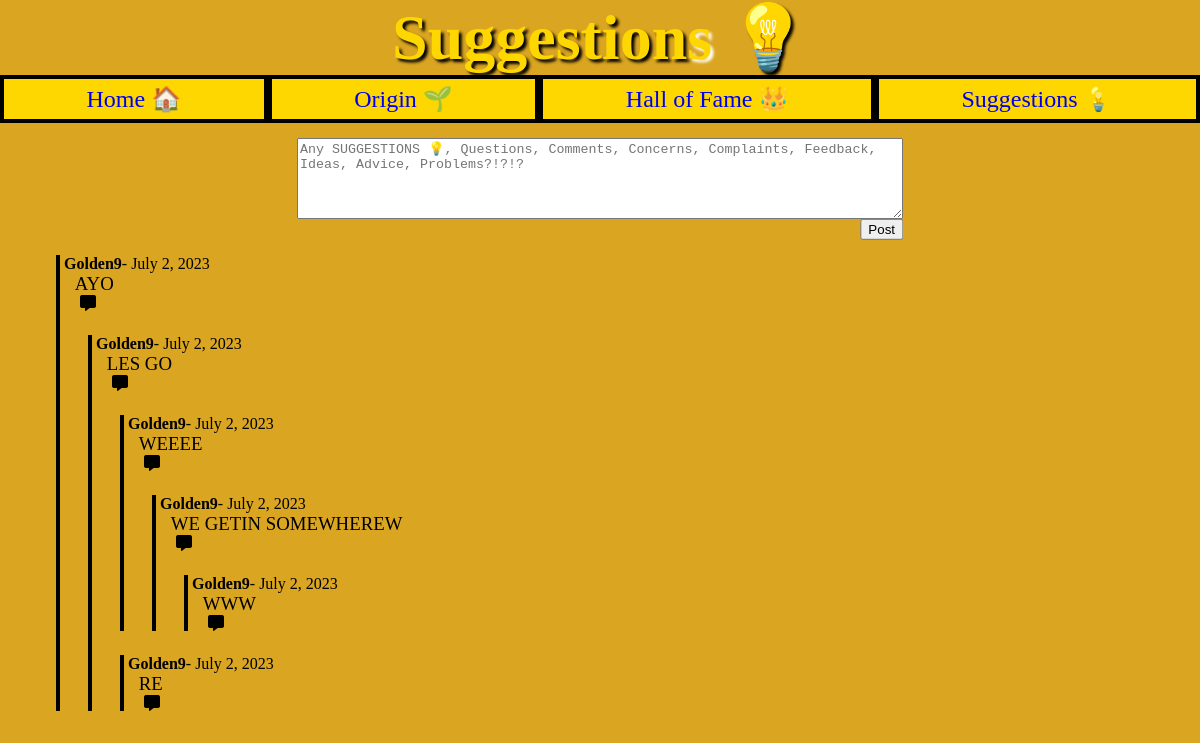
The app's page /suggestions/ with its own data.
### user/models.py (models this page shows, shortened)
class Suggestion(models.Model):
    user = models.ForeignKey(User, on_delete = models.SET_NULL, null = True)
    comment = models.TextField(max_length = 400)
    respond_to = models.ForeignKey(to = "Suggestion", on_delete = models.SET_NULL, null = True, blank = True, default = None)
    date = models.DateField(auto_now_add = True)

### user/views.py (the view, shortened to what this page needs)
# urls.py: path("suggestions/", views.suggestions, name = "suggestions"),
def suggestions(request):
    roots = list(Suggestion.objects.filter(respond_to = None))
    sub_roots = list(Suggestion.objects.exclude(respond_to = None))
    all_roots = get_all_roots(roots, sub_roots)
    return render(request, "user/suggestions.html", {"all_roots": all_roots})

### user/views.py (called while the page is built)
def get_all_roots(roots, sub_roots):
    all_roots = []
    main_root = []
    def dive(curr_root, sub_roots, depth):
        depth += 1
        curr_root = curr_root
        for response in sub_roots:
            if response.respond_to == curr_root:
                main_root.append((depth, response))
                new_sub_roots = sub_roots[:]
                new_sub_roots.remove(response)
                dive(response, new_sub_roots, depth)
    for root in roots:
        main_root.append((0, root))
        dive(root, sub_roots, depth = 0)
        all_roots.append(main_root)
        main_root = []
    return all_roots

### user/templates/user/suggestions.html (shortened to what this page needs)
{% extends "user/chat_base.html" %}
{% block textBox %}
    <textarea id = "user_post_text" rows = 5 name = "rootComment" placeholder = "Any SUGGESTIONS 💡, Questions, Comments, Concerns, Complaints, Feedback, Ideas, Advice, Problems?!?!?"></textarea>
{% endblock %}

### user/templates/user/chat_base.html (shortened to what this page needs)
{% extends "arcade/tabs-base.html" %}
{% load static %}
{% block extra_static %}
<link rel = "stylesheet" href = "{% static 'css/chat_base.css' %}">
{% endblock %}
{% block content %}
    <form method = "POST" action = "#" style = "display: block">
        <div id = "user_post_box">
            {% block textBox %}{% endblock %}
            <button id = "user_post_button" type = "submit" name = "newComment" value = "newComment">Post</button>
        </div>
    </form>
    {% for root in all_roots %}
        <div class = "root">
            {% for sub_root in root %}
                <div class = "post" style = "margin-left: calc(({{sub_root.0}}rem * 2) + 0.5rem)">
                    <div class = "head">
                        {% if sub_root.1.user == request.user %}
                            <small><strong style = "color: blue">{{ sub_root.1.user }}</strong>- {{ sub_root.1.date }}</small>
                        {% else %}
                            <small><strong>{{ sub_root.1.user }}</strong>- {{ sub_root.1.date }}</small>
                        {% endif %}
                    </div>
                    <div class = "minimize">
                        <p class = "tab{{sub_root.0}} comment">{{sub_root.1.comment}}</p>
                        <p class = "line">&nbsp;</p>
                        <div class = "icons">
                            <i class="fa-solid fa-message"></i>
                        </div>
                    </div>
                </div>
            {% endfor %}
        </div>
    {% endfor %}
{% endblock content %}

### arcade/static/css/tabs-base.css (style rules this page uses)
body { background-color: goldenrod; margin: 0; width: 100vw; overflow-x: hidden; }

### user/static/css/chat_base.css (style rules this page uses)
.root { margin-left: 3em; margin-top: 2em; margin-bottom: 2em; }
.root .comment { font-size: 1.175rem; padding-left: 2ch; margin-top: 0; margin-bottom: 0; }
.root .post { position: relative; margin-top: 3ch; }
.root .post .head small { font-size: 1rem; padding-left: 1ch; }
.root .post .minimize .icons { padding-left: 3ch; height: 2ch; }
.root .post .minimize div { height: 2em; }
.root .post .minimize i { height: 2ch; }
.root .line { position: absolute; top: 0; margin: 0; width: 4px; height: 0px; background-color: black; }
#user_post_box { text-align: center; position: relative; }
#user_post_box #user_post_text { margin-top: 15px; width: 50%; height: 100%; }
#user_post_box #user_post_button { position: absolute; top: 100%; transform: translate(-100%, -20%); cursor: pointer; }

### records on screen
Suggestion: user.username "Golden9", date "July 2, 2023", comment "AYO"
Suggestion: user.username "Golden9", date "July 2, 2023", comment "LES GO"
Suggestion: user.username "Golden9", date "July 2, 2023", comment "WEEEE"
Suggestion: user.username "Golden9", date "July 2, 2023", comment "WE GETIN SOMEWHEREW"
Suggestion: user.username "Golden9", date "July 2, 2023", comment "WWW"
Suggestion: user.username "Golden9", date "July 2, 2023", comment "RE"
